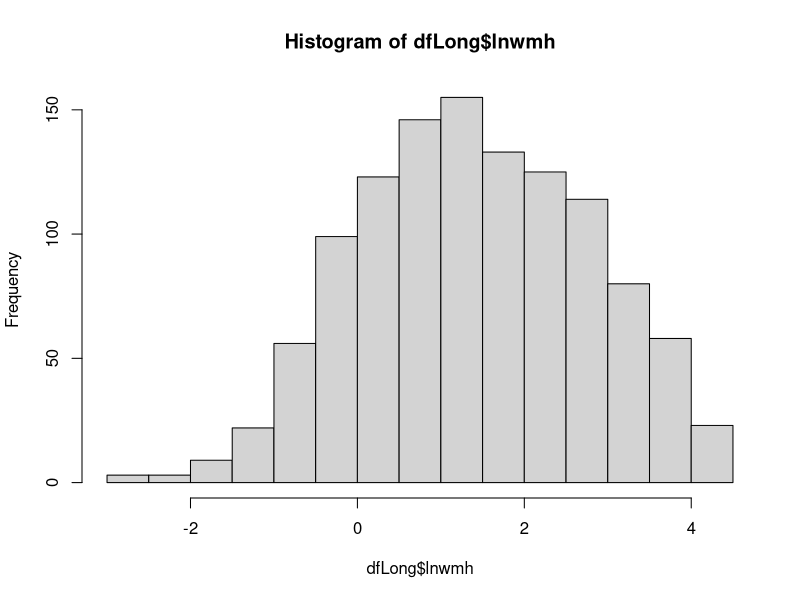
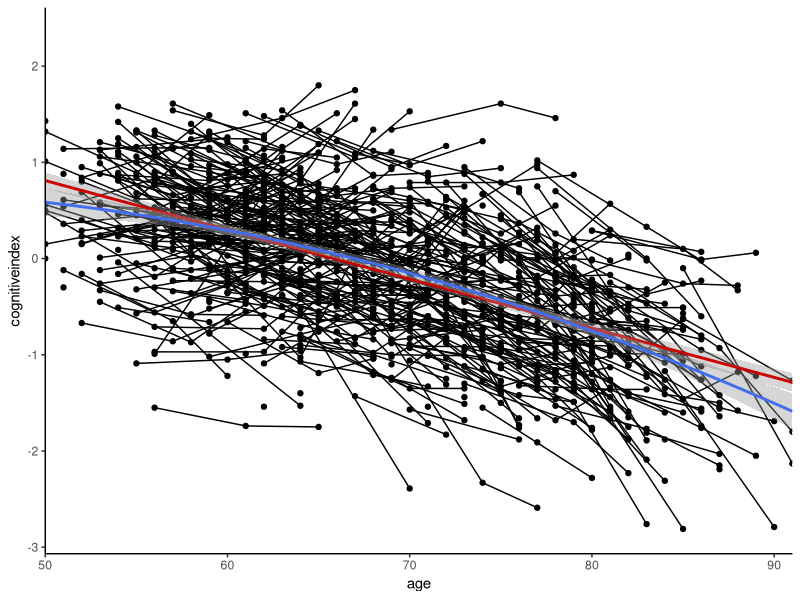

Generate these figures, in order, with R:
## ---- chunk 1
knitr::opts_chunk$set(echo = TRUE)
dfLong <- read.csv("../data/RUNDMC_data_long.csv", sep=";", dec=",")
dfLong$age06 <- scale(dfLong$age06, center = T)
dfLong$subject <- as.factor(dfLong$rundmcs)
dfLong$timesq <- dfLong$time^2
dfLong$lnwmh <- log(dfLong$wmh)
dfWide <- read.csv("../data/RUNDMC_data_wide.csv", sep=";", dec=",")
hist(dfLong$lnwmh)
## ---- chunk 2
library(ggplot2)

ggplot(dfLong, aes(age, cognitiveindex, group=rundmcs)) +
  geom_point() + geom_line() +
  geom_smooth(aes(group=1), method="lm", colour="red3") +
  geom_smooth(aes(group=1), method="lm", formula = y~poly(x, 2), colour="royalblue2") +
  scale_x_continuous(limits=c(50, 91), expand=c(0,0)) + 
  theme_classic()
